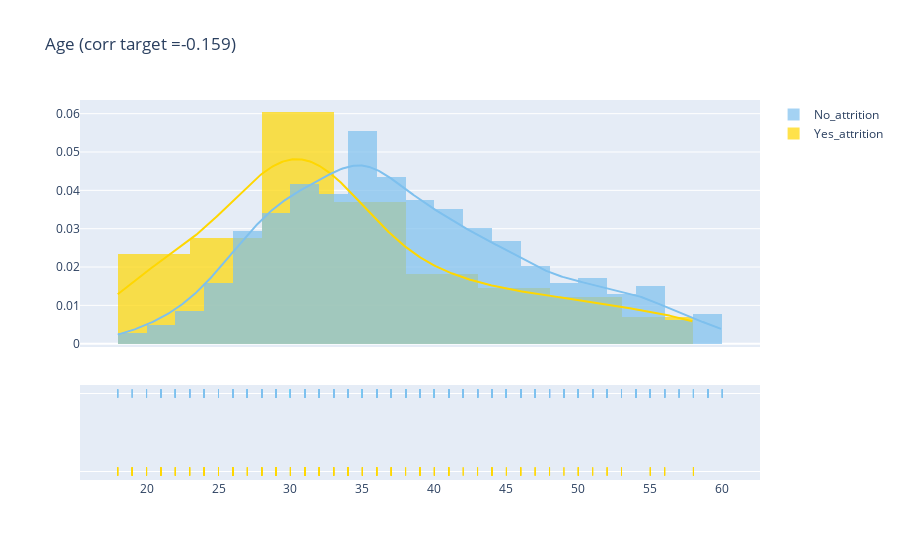
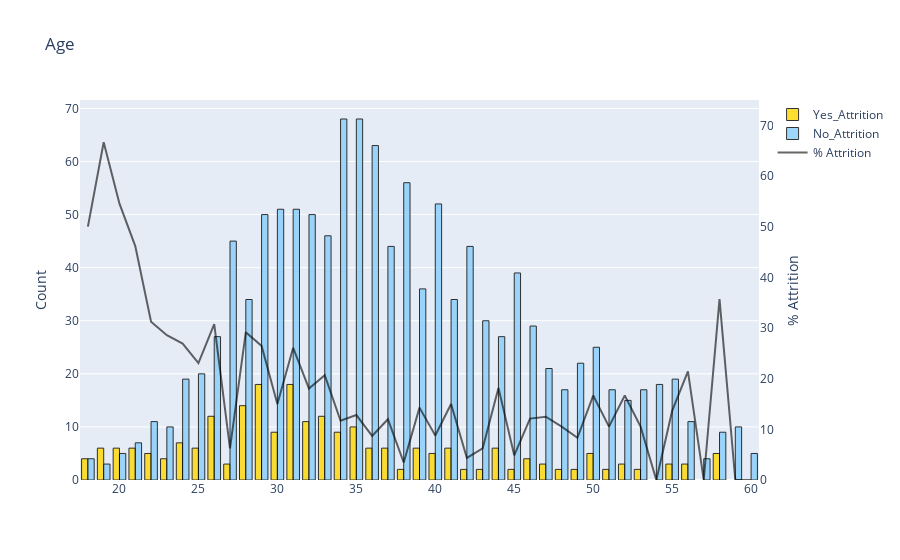
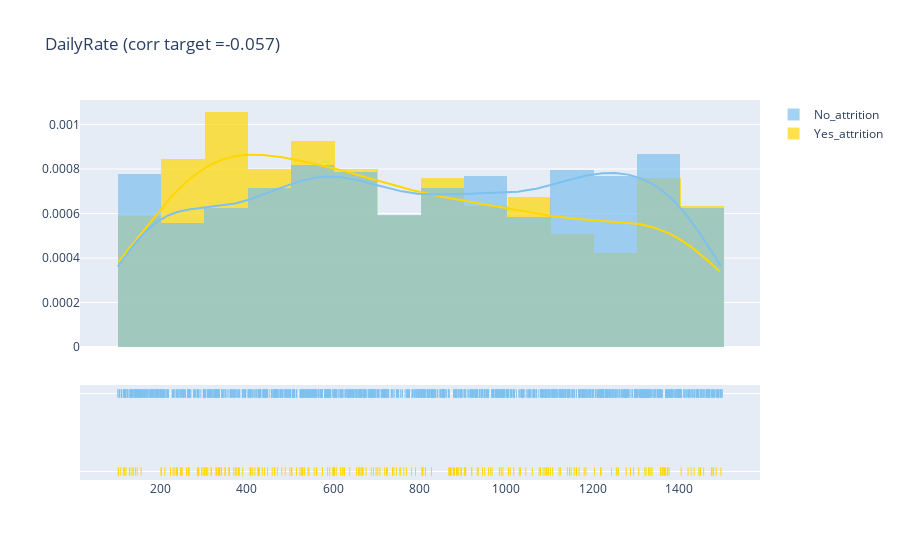
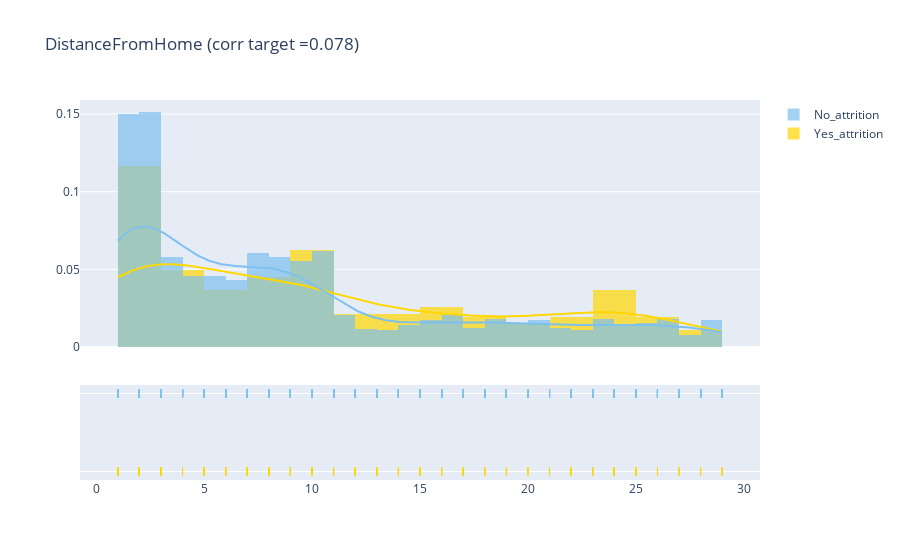

The notebook cell these images were saved under, in order:
### Code cell
plot_distribution('Age', False)
barplot('Age', False)
plot_distribution('DailyRate', 100)
plot_distribution('DistanceFromHome', False)
barplot('DistanceFromHome', False)
plot_distribution('HourlyRate', False)
plot_distribution('MonthlyIncome', 100)
plot_distribution('MonthlyRate', 100)
plot_distribution('NumCompaniesWorked', False)
barplot('NumCompaniesWorked',False)
plot_distribution('PercentSalaryHike', False)
barplot('PercentSalaryHike', False) 
plot_distribution('TotalWorkingYears', False)
barplot('TotalWorkingYears', False)
plot_distribution('TrainingTimesLastYear', False)
barplot('TrainingTimesLastYear',False)
plot_distribution('YearsAtCompany', False)
barplot('YearsAtCompany', False)
plot_distribution('YearsInCurrentRole', False)
barplot('YearsInCurrentRole', False)
plot_distribution('YearsSinceLastPromotion', False)
barplot('YearsSinceLastPromotion', False)
plot_distribution('YearsWithCurrManager', False)
barplot('YearsWithCurrManager', False)

### Figure 1 — Plotly figure (JSON) as saved in the notebook; plotly's stock layout.template omitted (floating-point values rounded to 4 significant figures; data arrays with more than 128 entries replaced by an {"elided": "..."} marker saying what was removed)
{"data": [{"autobinx": false, "histnorm": "probability density", "legendgroup": "Yes_attrition", "marker": {"color": "#FFD700"}, "name": "Yes_attrition", "opacity": 0.7, "type": "histogram", "x": {"elided": "237 int values"}, "xaxis": "x", "xbins": {"end": 58, "size": false, "start": 18}, "yaxis": "y"}, {"autobinx": false, "histnorm": "probability density", "legendgroup": "No_attrition", "marker": {"color": "#7EC0EE"}, "name": "No_attrition", "opacity": 0.7, "type": "histogram", "x": {"elided": "1233 int values"}, "xaxis": "x", "xbins": {"end": 60, "size": false, "start": 18}, "yaxis": "y"}, {"legendgroup": "Yes_attrition", "marker": {"color": "#FFD700"}, "mode": "lines", "name": "Yes_attrition", "showlegend": false, "type": "scatter", "x": {"elided": "500 float values"}, "xaxis": "x", "y": {"elided": "500 float values"}, "yaxis": "y"}, {"legendgroup": "No_attrition", "marker": {"color": "#7EC0EE"}, "mode": "lines", "name": "No_attrition", "showlegend": false, "type": "scatter", "x": {"elided": "500 float values"}, "xaxis": "x", "y": {"elided": "500 float values"}, "yaxis": "y"}, {"legendgroup": "Yes_attrition", "marker": {"color": "#FFD700", "symbol": "line-ns-open"}, "mode": "markers", "name": "Yes_attrition", "showlegend": false, "type": "scatter", "x": {"elided": "237 int values"}, "xaxis": "x", "y": {"elided": "237 str values"}, "yaxis": "y2"}, {"legendgroup": "No_attrition", "marker": {"color": "#7EC0EE", "symbol": "line-ns-open"}, "mode": "markers", "name": "No_attrition", "showlegend": false, "type": "scatter", "x": {"elided": "1233 int values"}, "xaxis": "x", "y": {"elided": "1233 str values"}, "yaxis": "y2"}], "layout": {"barmode": "overlay", "hovermode": "closest", "legend": {"traceorder": "reversed"}, "title": {"text": "Age (corr target =-0.159)"}, "xaxis": {"anchor": "y2", "domain": [0, 1], "zeroline": false}, "yaxis": {"anchor": "free", "domain": [0.35, 1], "position": 0}, "yaxis2": {"anchor": "x", "domain": [0, 0.25], "dtick": 1, "showticklabels": false}}}

### Figure 2 — Plotly figure (JSON) as saved in the notebook; plotly's stock layout.template omitted (floating-point values rounded to 4 significant figures)
{"data": [{"marker": {"color": "gold", "line": {"color": "#000000", "width": 1}}, "name": "Yes_Attrition", "opacity": 0.8, "type": "bar", "x": [29, 31, 28, 26, 33, 32, 35, 30, 34, 24, 25, 36, 44, 21, 20, 41, 19, 39, 37, 22, 58, 40, 50, 18, 23, 46, 27, 55, 52, 56, 47, 38, 49, 45, 51, 43, 53, 42, 48], "y": [18, 18, 14, 12, 12, 11, 10, 9, 9, 7, 6, 6, 6, 6, 6, 6, 6, 6, 6, 5, 5, 5, 5, 4, 4, 4, 3, 3, 3, 3, 3, 2, 2, 2, 2, 2, 2, 2, 2]}, {"marker": {"color": "lightskyblue", "line": {"color": "#000000", "width": 1}}, "name": "No_Attrition", "opacity": 0.8, "type": "bar", "x": [34, 35, 36, 38, 40, 30, 31, 29, 32, 33, 27, 42, 37, 45, 39, 28, 41, 43, 46, 44, 26, 50, 49, 47, 25, 24, 55, 54, 53, 51, 48, 52, 56, 22, 59, 23, 58, 21, 20, 60, 57, 18, 19], "y": [68, 68, 63, 56, 52, 51, 51, 50, 50, 46, 45, 44, 44, 39, 36, 34, 34, 30, 29, 27, 27, 25, 22, 21, 20, 19, 19, 18, 17, 17, 17, 15, 11, 11, 10, 10, 9, 7, 5, 5, 4, 4, 3]}, {"marker": {"color": "black", "line": {"color": "#000000", "width": 0.5}}, "name": "% Attrition", "opacity": 0.6, "type": "scatter", "x": [18, 19, 20, 21, 22, 23, 24, 25, 26, 27, 28, 29, 30, 31, 32, 33, 34, 35, 36, 37, 38, 39, 40, 41, 42, 43, 44, 45, 46, 47, 48, 49, 50, 51, 52, 53, 54, 55, 56, 57, 58, 59, 60], "y": [50, 66.67, 54.55, 46.15, 31.25, 28.57, 26.92, 23.08, 30.77, 6.25, 29.17, 26.47, 15, 26.09, 18.03, 20.69, 11.69, 12.82, 8.696, 12, 3.448, 14.29, 8.772, 15, 4.348, 6.25, 18.18, 4.878, 12.12, 12.5, 10.53, 8.333, 16.67, 10.53, 16.67, 10.53, 0, 13.64, 21.43, 0, 35.71, 0, 0], "yaxis": "y2"}], "layout": {"title": {"text": "Age"}, "yaxis": {"title": {"text": "Count"}}, "yaxis2": {"anchor": "x", "overlaying": "y", "range": [0, 75], "showgrid": false, "side": "right", "title": {"text": "% Attrition"}, "zeroline": false}}}

### Figure 3 — Plotly figure (JSON) as saved in the notebook; plotly's stock layout.template omitted (floating-point values rounded to 4 significant figures; data arrays with more than 128 entries replaced by an {"elided": "..."} marker saying what was removed)
{"data": [{"autobinx": false, "histnorm": "probability density", "legendgroup": "Yes_attrition", "marker": {"color": "#FFD700"}, "name": "Yes_attrition", "opacity": 0.7, "type": "histogram", "x": {"elided": "237 int values"}, "xaxis": "x", "xbins": {"end": 1496, "size": 100, "start": 103}, "yaxis": "y"}, {"autobinx": false, "histnorm": "probability density", "legendgroup": "No_attrition", "marker": {"color": "#7EC0EE"}, "name": "No_attrition", "opacity": 0.7, "type": "histogram", "x": {"elided": "1233 int values"}, "xaxis": "x", "xbins": {"end": 1499, "size": 100, "start": 102}, "yaxis": "y"}, {"legendgroup": "Yes_attrition", "marker": {"color": "#FFD700"}, "mode": "lines", "name": "Yes_attrition", "showlegend": false, "type": "scatter", "x": {"elided": "500 float values"}, "xaxis": "x", "y": {"elided": "500 float values"}, "yaxis": "y"}, {"legendgroup": "No_attrition", "marker": {"color": "#7EC0EE"}, "mode": "lines", "name": "No_attrition", "showlegend": false, "type": "scatter", "x": {"elided": "500 float values"}, "xaxis": "x", "y": {"elided": "500 float values"}, "yaxis": "y"}, {"legendgroup": "Yes_attrition", "marker": {"color": "#FFD700", "symbol": "line-ns-open"}, "mode": "markers", "name": "Yes_attrition", "showlegend": false, "type": "scatter", "x": {"elided": "237 int values"}, "xaxis": "x", "y": {"elided": "237 str values"}, "yaxis": "y2"}, {"legendgroup": "No_attrition", "marker": {"color": "#7EC0EE", "symbol": "line-ns-open"}, "mode": "markers", "name": "No_attrition", "showlegend": false, "type": "scatter", "x": {"elided": "1233 int values"}, "xaxis": "x", "y": {"elided": "1233 str values"}, "yaxis": "y2"}], "layout": {"barmode": "overlay", "hovermode": "closest", "legend": {"traceorder": "reversed"}, "title": {"text": "DailyRate (corr target =-0.057)"}, "xaxis": {"anchor": "y2", "domain": [0, 1], "zeroline": false}, "yaxis": {"anchor": "free", "domain": [0.35, 1], "position": 0}, "yaxis2": {"anchor": "x", "domain": [0, 0.25], "dtick": 1, "showticklabels": false}}}

### Figure 4 — Plotly figure (JSON) as saved in the notebook; plotly's stock layout.template omitted (floating-point values rounded to 4 significant figures; data arrays with more than 128 entries replaced by an {"elided": "..."} marker saying what was removed)
{"data": [{"autobinx": false, "histnorm": "probability density", "legendgroup": "Yes_attrition", "marker": {"color": "#FFD700"}, "name": "Yes_attrition", "opacity": 0.7, "type": "histogram", "x": {"elided": "237 int values"}, "xaxis": "x", "xbins": {"end": 29, "size": false, "start": 1}, "yaxis": "y"}, {"autobinx": false, "histnorm": "probability density", "legendgroup": "No_attrition", "marker": {"color": "#7EC0EE"}, "name": "No_attrition", "opacity": 0.7, "type": "histogram", "x": {"elided": "1233 int values"}, "xaxis": "x", "xbins": {"end": 29, "size": false, "start": 1}, "yaxis": "y"}, {"legendgroup": "Yes_attrition", "marker": {"color": "#FFD700"}, "mode": "lines", "name": "Yes_attrition", "showlegend": false, "type": "scatter", "x": {"elided": "500 float values"}, "xaxis": "x", "y": {"elided": "500 float values"}, "yaxis": "y"}, {"legendgroup": "No_attrition", "marker": {"color": "#7EC0EE"}, "mode": "lines", "name": "No_attrition", "showlegend": false, "type": "scatter", "x": {"elided": "500 float values"}, "xaxis": "x", "y": {"elided": "500 float values"}, "yaxis": "y"}, {"legendgroup": "Yes_attrition", "marker": {"color": "#FFD700", "symbol": "line-ns-open"}, "mode": "markers", "name": "Yes_attrition", "showlegend": false, "type": "scatter", "x": {"elided": "237 int values"}, "xaxis": "x", "y": {"elided": "237 str values"}, "yaxis": "y2"}, {"legendgroup": "No_attrition", "marker": {"color": "#7EC0EE", "symbol": "line-ns-open"}, "mode": "markers", "name": "No_attrition", "showlegend": false, "type": "scatter", "x": {"elided": "1233 int values"}, "xaxis": "x", "y": {"elided": "1233 str values"}, "yaxis": "y2"}], "layout": {"barmode": "overlay", "hovermode": "closest", "legend": {"traceorder": "reversed"}, "title": {"text": "DistanceFromHome (corr target =0.078)"}, "xaxis": {"anchor": "y2", "domain": [0, 1], "zeroline": false}, "yaxis": {"anchor": "free", "domain": [0.35, 1], "position": 0}, "yaxis2": {"anchor": "x", "domain": [0, 0.25], "dtick": 1, "showticklabels": false}}}
